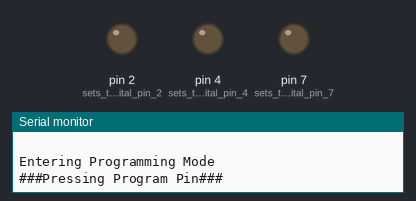
A sketch run on a simulated Arduino Uno, built with avr-gcc and run on an emulated ATmega328P. On the bench: output pins drawn as LEDs (lit = HIGH), the last lines printed to the serial monitor.

Above: at 0.4 s.
At 31.1 s:
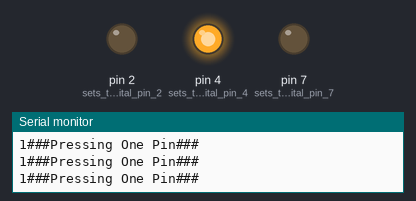
At 35.43 s:
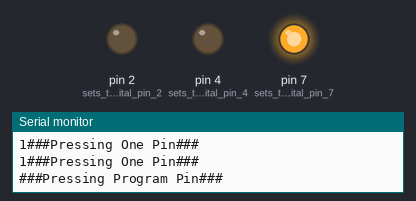
Timing chart, 0 to 37.0 s (numbered marks = the images above):
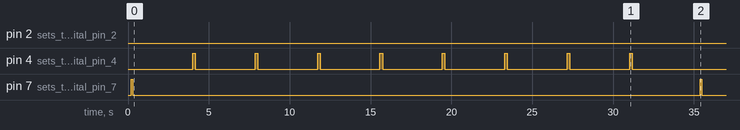

The sketch:

BadgeBruteForce.ino.ino
```cpp
void setup() {
  pinMode(2, OUTPUT);    // sets the digital pin 2 ("0" on pcb) as Output
  digitalWrite(2, LOW);  //ensure pin is low at run time

  pinMode(4, OUTPUT);    // sets the digital pin 4 ("1" on pcb) as Output
  digitalWrite(4, LOW);  //ensure pin is low at run time

  pinMode(7, OUTPUT);    // sets the digital pin 7 ("P" on pcb) as Output
  digitalWrite(7, LOW);  //ensure pin is low at run time

  Serial.begin(9600);//setup serial port
}

void pressProgramPin(){
  Serial.write( '\r' );  // Carriage Return
  //delay(5000);
  Serial.println("###Pressing Program Pin###");
  delay(200);
  digitalWrite(7, HIGH);  //Set pin 7 to high for transistor base
  delay(100);
  digitalWrite(7, LOW);  //Set pin 7 to low for transistor base
  delay(3000);
  return;
}

void pressZeroPin(){
  Serial.println("###Pressing Zero Pin###");
  delay(200);
  digitalWrite(2, HIGH);  //Set pin 2 to high for transistor base
  delay(160);
  digitalWrite(2, LOW);  //Set pin 2 to low for transistor base
  delay(3000);
  return;
}

void pressOnePin(){
  Serial.println("###Pressing One Pin###");
  delay(200);
  digitalWrite(4, HIGH);  //Set pin 4 to high for transistor base
  delay(160);
  digitalWrite(4, LOW);  //Set pin 4 to low for transistor base
  delay(3000);
  return;
}

void resetCode(){
  delay(1000);
  Serial.println("###Sending to pressProgramPin()###");
  pressProgramPin();
  for(int i = 0, mask = 128; i < 8; i++, mask = mask >> 1)
  {
      if (0 & mask)
      {
          Serial.println("###resetCode press 1###");
          Serial.println("1");
          pressOnePin();
      }
      else
      {
          Serial.println("###resetCode press 0###");
          Serial.print("0");
          pressZeroPin();
      }
  }
  delay(1000);
  pressProgramPin();
  return;
}

// Prints out Binary value (1 or 0) of byte
void printOut1(int c) {
  for (int bits = 7; bits > -1; bits--) {
    // Compare bits 7-0 in byte
    if (c & (1 << bits)) {
      Serial.print("1");
      pressOnePin();
      delay(500);
    }
    else {
      Serial.print("0");
      pressZeroPin();
      delay(500);
    }
  }
  delay(500);
  pressProgramPin();
  Serial.println("");
  return;
}

void loop() {
  Serial.println(" ");
  Serial.println("Entering Programming Mode");
  for(int l = 255; l >= 0; l--){
    if(l == 187 || l == 185)
      {
        Serial.println("###Known Values###");
      }
    else
      {
        pressProgramPin();
        delay(500);
        printOut1(l);
        delay(7000);
      }
  }
}
```

Measured:
- by itself, pin 4 (sets_the_digital_pin_4): alternates HIGH for 0.16 s and LOW for 3.7 s, 16 changes in all, then stays LOW
- by itself, pin 7 (sets_the_digital_pin_7): alternates HIGH for 0.10 s and LOW for 35.1 s
